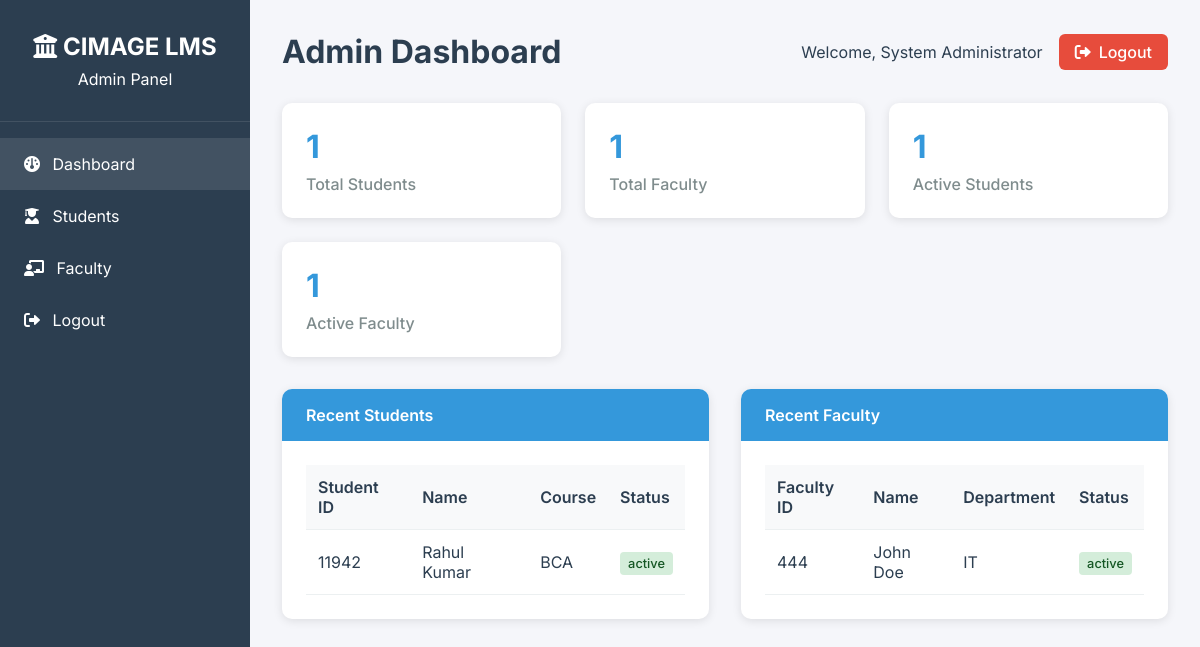
The page /admin/index.php (signed in) on the database its author committed.
### tables this page shows
CREATE TABLE IF NOT EXISTS students (
    id INT AUTO_INCREMENT PRIMARY KEY,
    student_id VARCHAR(20) UNIQUE NOT NULL,
    first_name VARCHAR(50) NOT NULL,
    last_name VARCHAR(50) NOT NULL,
    email VARCHAR(100) UNIQUE NOT NULL,
    password VARCHAR(255) NOT NULL,
    phone VARCHAR(15),
    address TEXT,
    profile_picture TEXT,
    course VARCHAR(50),
    semester INT,
    enrollment_date DATE,
    status ENUM('active', 'inactive', 'graduated') DEFAULT 'active',
    created_at TIMESTAMP DEFAULT CURRENT_TIMESTAMP,
    updated_at TIMESTAMP DEFAULT CURRENT_TIMESTAMP ON UPDATE CURRENT_TIMESTAMP
);

CREATE TABLE IF NOT EXISTS faculty (
    id INT AUTO_INCREMENT PRIMARY KEY,
    faculty_id VARCHAR(20) UNIQUE NOT NULL,
    first_name VARCHAR(50) NOT NULL,
    last_name VARCHAR(50) NOT NULL,
    email VARCHAR(100) UNIQUE NOT NULL,
    password VARCHAR(255) NOT NULL,
    phone VARCHAR(15),
    address TEXT,
    profile_picture TEXT,
    department VARCHAR(50),
    designation VARCHAR(50),
    specialization VARCHAR(100),
    joining_date DATE,
    status ENUM('active', 'inactive') DEFAULT 'active',
    created_at TIMESTAMP DEFAULT CURRENT_TIMESTAMP,
    updated_at TIMESTAMP DEFAULT CURRENT_TIMESTAMP ON UPDATE CURRENT_TIMESTAMP
);

### admin/index.php (the view, shortened to what this page needs)
<?php
require_once '../config.php';
$total_students = $conn->query("SELECT COUNT(*) as count FROM students")->fetch_assoc()['count'];
$total_faculty = $conn->query("SELECT COUNT(*) as count FROM faculty")->fetch_assoc()['count'];
$active_students = $conn->query("SELECT COUNT(*) as count FROM students WHERE status = 'active'")->fetch_assoc()['count'];
$active_faculty = $conn->query("SELECT COUNT(*) as count FROM faculty WHERE status = 'active'")->fetch_assoc()['count'];
$recent_students = $conn->query("SELECT * FROM students ORDER BY created_at DESC LIMIT 5");
$recent_faculty = $conn->query("SELECT * FROM faculty ORDER BY created_at DESC LIMIT 5");
?>
<!DOCTYPE html>
<html lang="en">
<head>
    <link rel="stylesheet" href="https://cdnjs.cloudflare.com/ajax/libs/font-awesome/6.0.0/css/all.min.css">
</head>
<body>
    <div class="admin-container">
        <div class="sidebar">
            <div class="sidebar-header">
                <h2><i class="fas fa-university"></i> CIMAGE LMS</h2>
                <p>Admin Panel</p>
            </div>
            <nav class="sidebar-menu">
                <a href="index.php" class="menu-item active">
                    <i class="fas fa-dashboard"></i> Dashboard
                </a>
                <a href="students.php" class="menu-item">
                    <i class="fas fa-user-graduate"></i> Students
                </a>
                <a href="faculty.php" class="menu-item">
                    <i class="fas fa-chalkboard-teacher"></i> Faculty
                </a>
                <a href="logout.php" class="menu-item">
                    <i class="fas fa-sign-out-alt"></i> Logout
                </a>
            </nav>
        </div>
        <div class="main-content">
            <div class="header">
                <h1>Admin Dashboard</h1>
                <div class="user-info">
                    <span>Welcome, <?php echo htmlspecialchars($_SESSION['user_data']['full_name']); ?></span>
                    <a href="logout.php" class="btn btn-danger">
                        <i class="fas fa-sign-out-alt"></i> Logout
                    </a>
                </div>
            </div>
            <div class="stats-grid">
                <div class="stat-card">
                    <h3><?php echo $total_students; ?></h3>
                    <p>Total Students</p>
                </div>
                <div class="stat-card">
                    <h3><?php echo $total_faculty; ?></h3>
                    <p>Total Faculty</p>
                </div>
                <div class="stat-card">
                    <h3><?php echo $active_students; ?></h3>
                    <p>Active Students</p>
                </div>
                <div class="stat-card">
                    <h3><?php echo $active_faculty; ?></h3>
                    <p>Active Faculty</p>
                </div>
            </div>
            <div class="content-grid">
                <div class="card">
                    <div class="card-header">
                        Recent Students
                    </div>
                    <div class="card-body">
                        <table class="table">
                            <thead>
                                <tr>
                                    <th>Student ID</th>
                                    <th>Name</th>
                                    <th>Course</th>
                                    <th>Status</th>
                                </tr>
                            </thead>
                            <tbody>
                                <?php while ($student = $recent_students->fetch_assoc()): ?>
                                <tr>
                                    <td><?php echo htmlspecialchars($student['student_id']); ?></td>
                                    <td><?php echo htmlspecialchars($student['first_name'] . ' ' . $student['last_name']); ?></td>
                                    <td><?php echo htmlspecialchars($student['course']); ?></td>
                                    <td><span class="badge badge-success"><?php echo htmlspecialchars($student['status']); ?></span></td>
                                </tr>
                                <?php endwhile; ?>
                            </tbody>
                        </table>
                    </div>
                </div>
                <div class="card">
                    <div class="card-header">
                        Recent Faculty
                    </div>
                    <div class="card-body">
                        <table class="table">
                            <thead>
                                <tr>
                                    <th>Faculty ID</th>
                                    <th>Name</th>
                                    <th>Department</th>
                                    <th>Status</th>
                                </tr>
                            </thead>
                            <tbody>
                                <?php while ($faculty = $recent_faculty->fetch_assoc()): ?>
                                <tr>
                                    <td><?php echo htmlspecialchars($faculty['faculty_id']); ?></td>
                                    <td><?php echo htmlspecialchars($faculty['first_name'] . ' ' . $faculty['last_name']); ?></td>
                                    <td><?php echo htmlspecialchars($faculty['department']); ?></td>
                                    <td><span class="badge badge-success"><?php echo htmlspecialchars($faculty['status']); ?></span></td>
                                </tr>
                                <?php endwhile; ?>
                            </tbody>
                        </table>
                    </div>
                </div>
            </div>
        </div>
    </div>
</body>
</html>

### admin/index.php (style rules this page uses)
* { margin: 0; padding: 0; box-sizing: border-box; }
body { font-family: 'Inter', sans-serif; background: #f5f6fa; color: #2c3e50; }
.admin-container { display: flex; min-height: 100vh; }
.sidebar { width: 250px; background: #2c3e50; color: white; padding: 2rem 0; }
.sidebar-header { text-align: center; padding: 0 1rem 2rem; border-bottom: 1px solid rgba(255,255,255,0.1); }
.sidebar-header h2 { font-size: 1.5rem; margin-bottom: 0.5rem; }
.sidebar-menu { padding: 1rem 0; }
.menu-item { display: block; padding: 1rem 1.5rem; color: white; text-decoration: none; transition: background 0.3s ease; }
.menu-item:hover, .menu-item.active { background: rgba(255,255,255,0.1); }
.menu-item i { margin-right: 0.5rem; }
.main-content { flex: 1; padding: 2rem; }
.header { display: flex; justify-content: space-between; align-items: center; margin-bottom: 2rem; }
.header h1 { font-size: 2rem; color: #2c3e50; }
.user-info { display: flex; align-items: center; gap: 1rem; }
.btn { padding: 0.5rem 1rem; border: none; border-radius: 6px; cursor: pointer; text-decoration: none; display: inline-flex; align-items: center; gap: 0.5rem; font-weight: 500; transition: all 0.3s ease; }
.btn-danger { background: #e74c3c; color: white; }
.stats-grid { display: grid; grid-template-columns: repeat(auto-fit, minmax(250px, 1fr)); gap: 1.5rem; margin-bottom: 2rem; }
.stat-card { background: white; padding: 1.5rem; border-radius: 10px; box-shadow: 0 2px 10px rgba(0,0,0,0.1); }
.stat-card h3 { font-size: 2rem; margin-bottom: 0.5rem; color: #3498db; }
.stat-card p { color: #7f8c8d; font-weight: 500; }
.content-grid { display: grid; grid-template-columns: 1fr 1fr; gap: 2rem; }
.card { background: white; border-radius: 10px; box-shadow: 0 2px 10px rgba(0,0,0,0.1); overflow: hidden; }
.card-header { background: #3498db; color: white; padding: 1rem 1.5rem; font-weight: 600; }
.card-body { padding: 1.5rem; }
.table { width: 100%; border-collapse: collapse; }
.table th, .table td { padding: 0.75rem; text-align: left; border-bottom: 1px solid #ecf0f1; }
.table th { background: #f8f9fa; font-weight: 600; }
.badge { padding: 0.25rem 0.5rem; border-radius: 4px; font-size: 0.8rem; font-weight: 500; }
.badge-success { background: #d4edda; color: #155724; }

### rows shown on the page
students: student "11942", first_name+last_name "Rahul Kumar", course "BCA", status "active"
faculty: faculty "444", first_name+last_name "John Doe", department "IT", status "active"

### other values the page prints
$_SESSION['user_data']['full_name'] "System Administrator"
$total_students "1"
$total_faculty "1"
$active_students "1"
$active_faculty "1"
